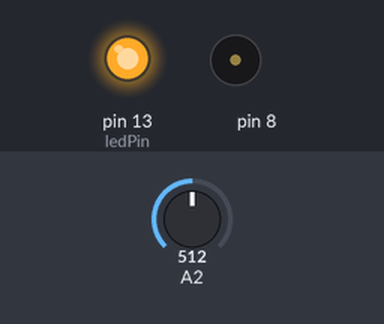
A sketch run on a simulated Arduino Uno, built with avr-gcc and run on an emulated ATmega328P. Parts: output pins drawn as LEDs (lit = HIGH), buzzer (waves = sounding). The inputs (shaded band) are chosen by the test bench; at power-on: A2 = 512. What the sketch prints to the serial monitor is not drawn.

Above: at 0.1 s.
At 10.1 s:
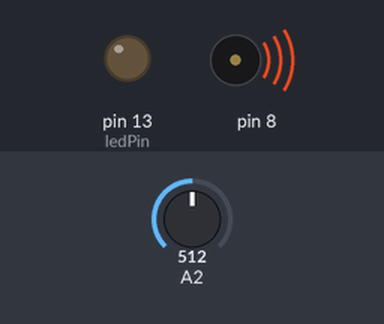
Timing chart, 0 to 11.6 s (numbered marks = the images above):
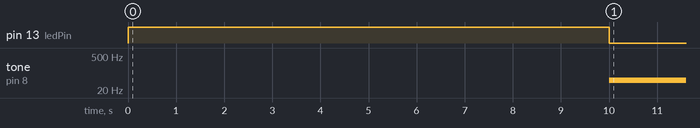

The sketch:

paper_accordion_theremin.ino
```cpp
/*
  Arduino Starter Kit example
  Project 6 - Light Theremin

  This sketch is written to accompany Project 6 in the Arduino Starter Kit

  Parts required:
  - photoresistor
  - 10 kilohm resistor
  - piezo

  created 13 Sep 2012
  by Scott Fitzgerald

  https://store.arduino.cc/genuino-starter-kit

  This example code is part of the public domain.
*/
//edited from above code to work with

// variable to hold sensor value
int sensorValue;
// variable to calibrate low value
int sensorLow = 300;
// variable to calibrate high value
int sensorHigh = 350;
// LED pin
const int ledPin = 13;

void setup() {
    Serial.begin(9600);
  Serial.setTimeout(1);
  // Make the LED pin an output and turn it on
  pinMode(ledPin, OUTPUT);
  digitalWrite(ledPin, HIGH);


  // calibrate for the first five seconds after program runs
  while (millis() < 10000) {
    // record the maximum sensor value
    sensorValue = analogRead(A2);
    if (sensorValue > sensorHigh) {
      sensorHigh = sensorValue;
    }
    // record the minimum sensor value
    if (sensorValue < sensorLow) {
      sensorLow = sensorValue;
    }
  }
  if(!Serial.available()){
   Serial.println(sensorLow, DEC);
   Serial.println(sensorHigh, DEC);}
  // turn the LED off, signaling the end of the calibration period
  digitalWrite(ledPin, LOW);
}

void loop() {
  //read the input from A0 and store it in a variable
  sensorValue = analogRead(A2);
  int flippedSensorValue = sensorHigh-sensorValue;
  if (sensorValue > sensorHigh) {
      flippedSensorValue = 0;
    }
  if (sensorValue < sensorLow){
    flippedSensorValue = (sensorHigh);
  }

  // map the sensor values to a wide range of pitches
  int pitch = map(flippedSensorValue, 0, sensorHigh, 50, 4000);
  if(!Serial.available()){
    Serial.println(sensorValue, DEC);
    Serial.println(sensorValue, DEC);}

  // play the tone for 20 ms on pin 8
  tone(8, pitch, 20);

  // wait for a moment
  delay(10);
}
```

Measured:
- by itself, tone on pin 8: silent → 50 Hz at 10.0 s
